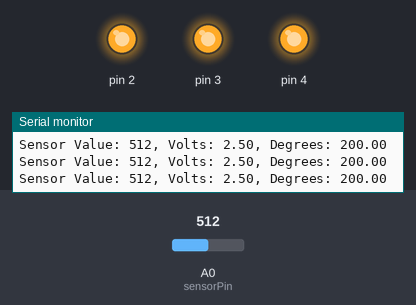
A sketch run on a simulated Arduino Uno, built with avr-gcc and run on an emulated ATmega328P. Shown: output pins drawn as LEDs (lit = HIGH), the last lines printed to the serial monitor. Inputs (shaded band) come from the test bench; at power-on: A0 (sensorPin) = 512.

Above: at 1.2 s.
1.3 s: A0 (sensorPin) set to 157
4.3 s: A0 (sensorPin) set to 133
At 5.4 s:
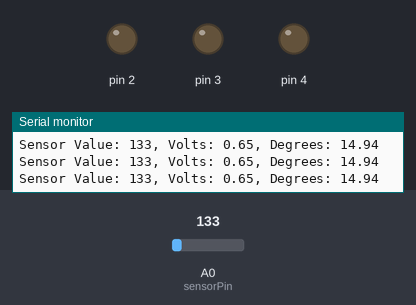
5.8 s: A0 (sensorPin) set to 306
At 6.5 s:
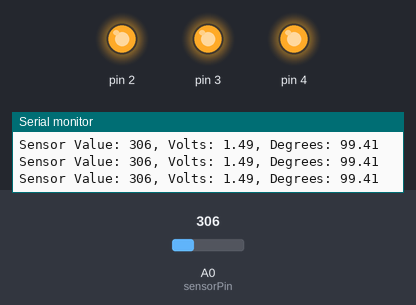
Timing chart, 0 to 8.8 s (numbered marks = the images above; inputs shaded):
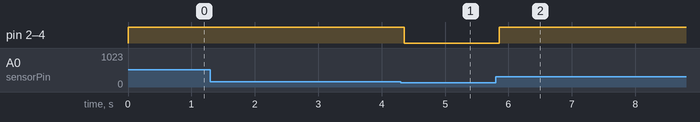

The sketch:

prj-3.ino
```cpp
const int sensorPin = A0;
const int baselineTemp = 20.0;

void setup() {
  // Set up to Serial Monitor
  Serial.begin(9600);
  for(int pinNumber = 2; pinNumber < 5; pinNumber++){
    pinMode(pinNumber, OUTPUT);
    digitalWrite(pinNumber, LOW);
  }
}

void loop() {
  int sensorVal = analogRead(sensorPin);
  Serial.print("Sensor Value: ");
  Serial.print(sensorVal);

  // Convert from AD converter to voltage
  float voltage = (sensorVal / 1024.0) * 5.0;
  Serial.print(", Volts: ");
  Serial.print(voltage);

  // Convert from voltage to temprature
  float temperature = (voltage - .5) * 100;
  Serial.print(", Degrees: ");
  Serial.println(temperature);

  if(temperature < baselineTemp){
    digitalWrite(2, LOW);
    digitalWrite(3, LOW);
    digitalWrite(4, LOW);
  }else if(temperature >= baselineTemp + 2 && temperature < baselineTemp + 4){
    digitalWrite(2, HIGH);
    digitalWrite(3, LOW);
    digitalWrite(4, LOW);
  }else if(temperature >= baselineTemp + 4 && temperature < baselineTemp + 6){
    digitalWrite(2, HIGH);
    digitalWrite(3, HIGH);
    digitalWrite(4, LOW);
  }else if(temperature >= baselineTemp + 6){
    digitalWrite(2, HIGH);
    digitalWrite(3, HIGH);
    digitalWrite(4, HIGH);
  }
  delay(1);
}
```

Measured:
- the behaviour switches between 144 and 143 on A0 (sensorPin) (found by bisection; images 0 and 1)
- after the input at 4.3 s, pin 2–4: HIGH → LOW after 0.05 s
- after the input at 5.8 s, pin 2–4: LOW → HIGH after 0.05 s
